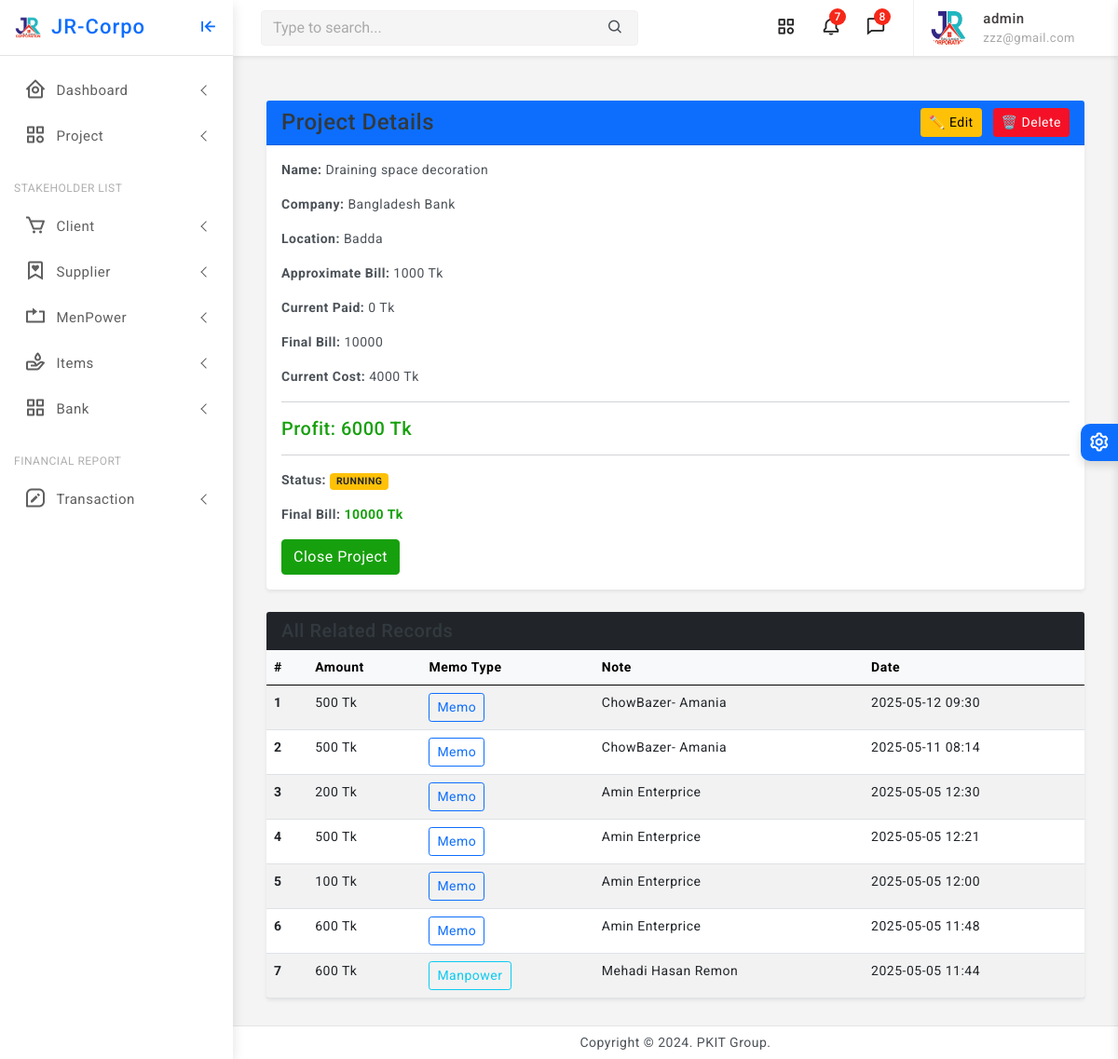
/project/1/records/ (signed in), run on an earlier commit of the app's database.
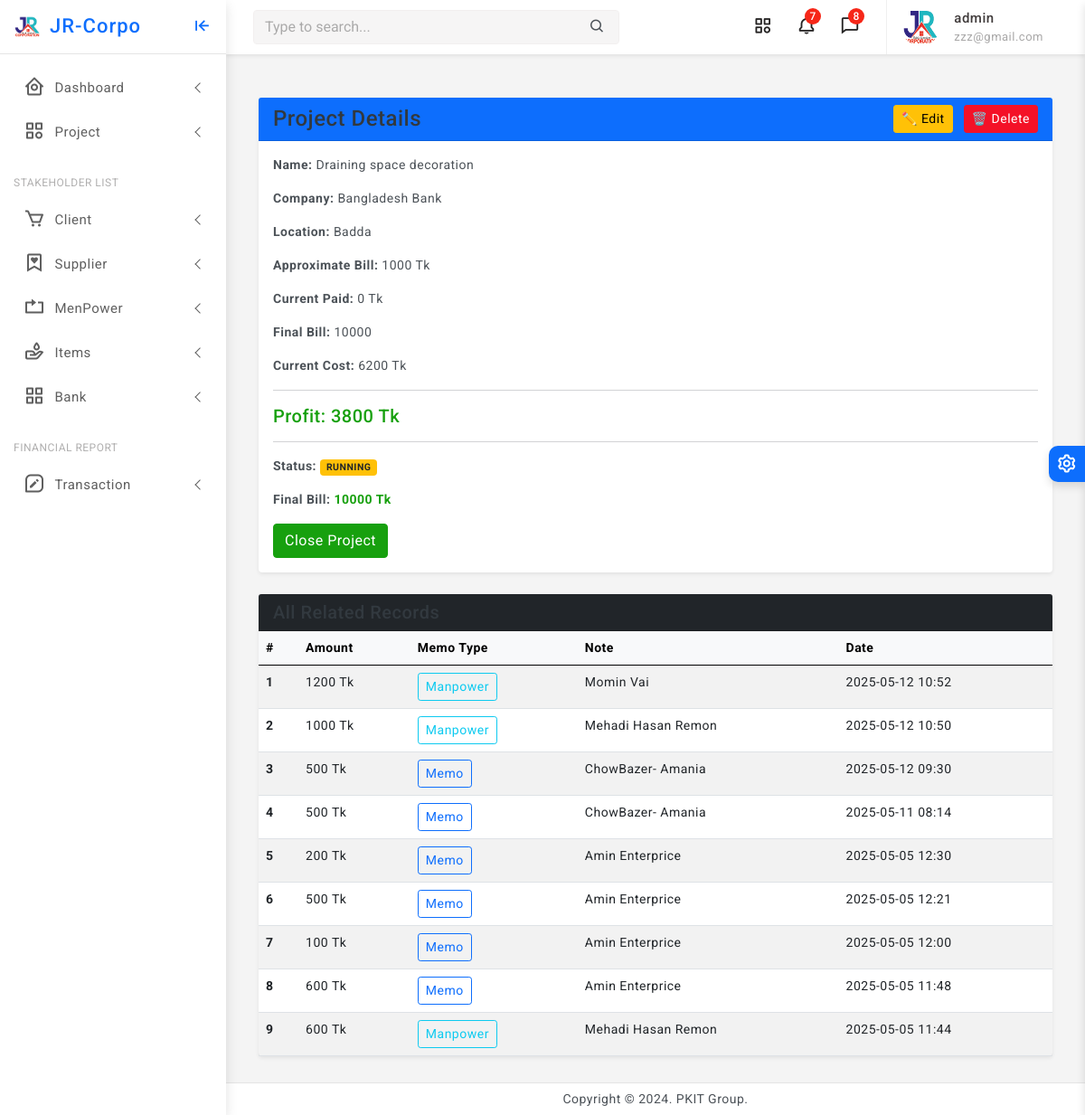
And on a later commit of the database.
### core/models.py (models this page shows, shortened)
class Project(models.Model):
    STATUS_CHOICES = [
        ('RUNNING', 'Running'),
        ('TRIAL', 'Trial Period'),
        ('CLOSED', 'Closed'),
        ('OTHER', 'Other'),
    ]
    company = models.ForeignKey(Company, on_delete=models.CASCADE, related_name='projects')
    name = models.CharField(max_length=255)
    location = models.CharField(max_length=255)
    approximate_bill = models.PositiveIntegerField(default=0)
    current_cost = models.PositiveIntegerField(default=0, null=True, blank=True)
    final_bill = models.PositiveIntegerField(default=0, null=True, blank=True)
    current_paid = models.PositiveIntegerField(default=0, null=True, blank=True)
    created_at = models.DateTimeField(auto_now_add=True)
    updated_at = models.DateTimeField(auto_now=True)
    status = models.CharField(max_length=10, null=True, blank=True, choices=STATUS_CHOICES, default='RUNNING')
    @property
    def profit_or_loss(self):
        if self.final_bill is not None and self.current_cost is not None:
            return self.final_bill - self.current_cost
        return 0

class Record(models.Model):
    memo = models.ForeignKey(
        'Memo',
        on_delete=models.CASCADE,
        null=True,
        blank=True,
        related_name='records'
    )
    manpower = models.ForeignKey(
        'ManpowerMemo',
        on_delete=models.CASCADE,
        null=True,
        blank=True,
        related_name='records'
    )
    project = models.ForeignKey('Project', on_delete=models.CASCADE)
    amount = models.PositiveIntegerField()
    created_at = models.DateTimeField(auto_now_add=True)

class Memo(models.Model):
    project = models.ForeignKey(Project, on_delete=models.CASCADE, related_name='item_memos')
    supplier = models.ForeignKey(Supplier, on_delete=models.CASCADE, related_name='memos')
    items = models.ManyToManyField(Item, related_name='memos')
    amount = models.PositiveIntegerField(default=0)
    payment_balance = models.DecimalField(max_digits=12, decimal_places=2, null=True, blank=True)
    created_at = models.DateTimeField(auto_now_add=True)
    updated_at = models.DateTimeField(auto_now=True)

class Organization(models.Model):
    name = models.CharField(max_length=255, unique=True)
    location = models.CharField(max_length=255)
    phone = models.CharField(max_length=20)
    logo = models.ImageField(upload_to='media/logos/', blank=True, null=True)
    created_at = models.DateTimeField(auto_now_add=True)
    updated_at = models.DateTimeField(auto_now=True)
    class Meta:
        abstract = True

class Supplier(Organization):
    pass

class ManpowerMemo(models.Model):
    project = models.ForeignKey(Project, on_delete=models.CASCADE, related_name='manpower_memos')
    worker = models.ForeignKey(MenPower, on_delete=models.CASCADE, related_name='memos')
    amount = models.PositiveIntegerField(default=0)
    payment_balance = models.PositiveIntegerField(default=0)
    created_at = models.DateTimeField(auto_now_add=True)
    updated_at = models.DateTimeField(auto_now=True)

class MenPower(Organization):
    pass

class Company(Organization):
    pass

### core/views.py (the view)
# urls.py: path('project/<int:project_id>/records/', views.project_record_detail, name='project_record_detail'),
@staff_required
def project_record_detail(request, project_id):
    project = get_object_or_404(Project, id=project_id)
    records = Record.objects.filter(project=project).order_by('-created_at')
    return render(request, 'project/project_record_detail.html', {
        'project': project,
        'records': records,
    })

### core/views.py (called while the page is built)
def staff_required(view_func):
    return user_passes_test(lambda u: u.is_authenticated and u.is_staff)(view_func)

### core/templates/project/project_record_detail.html (shortened to what the changed rows need)
{% extends 'partials/base0.html' %}
{% load static %}
{% block content %}
<div class="container my-4">
    <div class="card shadow-sm mb-4">
        <div class="card-body">
            <p><strong>Name:</strong> {{ project.name }}</p>
            <p><strong>Company:</strong> {{ project.company.name }}</p>
            <p><strong>Location:</strong> {{ project.location }}</p>
            <p><strong>Approximate Bill:</strong> {{ project.approximate_bill|default:"0" }} Tk</p>
            <p><strong>Current Paid:</strong> {{ project.current_paid|default:"0" }} Tk</p>
            <p><strong>Final Bill:</strong> {{ project.final_bill|default:"-" }}</p>
            <p><strong>Current Cost:</strong> {{ project.current_cost|default:"0" }} Tk</p>
            <hr>
            <h5 class="{% if project.profit_or_loss < 0 %}text-danger{% else %}text-success{% endif %}">
                {% if project.profit_or_loss < 0 %}
                    Loss: {{ project.profit_or_loss }} Tk
                {% else %}
                    Profit: {{ project.profit_or_loss }} Tk
                {% endif %}
            </h5>
            <hr>
            <p><strong>Status:</strong>
                <span class="badge
                    {% if project.status == 'CLOSED' %}
                        bg-danger
                    {% elif project.status == 'RUNNING' %}
                        bg-warning text-dark
                    {% elif project.status == 'TRIAL' %}
                        bg-info text-dark
                    {% else %}
                        bg-secondary
                    {% endif %}
                ">
                    {{ project.status|capfirst }}
                </span>
            </p>
            {% if not project.final_bill %}
                <form method="post" action="{% url 'make_final_bill' project.pk %}" class="d-flex align-items-center gap-2 mt-2">
                    {% csrf_token %}
                    <input type="number" name="final_bill" step="0.01" placeholder="Enter Final Bill" class="form-control form-control-sm" required style="width: 200px;">
                    <button type="submit" class="btn btn-sm btn-success">Make Final Bill</button>
                </form>
            {% else %}
                <p><strong>Final Bill:</strong>
                    <span class="text-success fw-bold">{{ project.final_bill }} Tk</span>
                </p>
            {% endif %}
            {% if project.status != 'CLOSED' %}
                <form method="post" action="{% url 'close_project' project.pk %}" class="mt-3">
                    <button type="submit" class="btn btn-success">Close Project</button>
                </form>
            {% else %}
                <div class="alert alert-danger text-center fw-bold mt-3">
                    Project is Closed
                </div>
            {% endif %}
        </div>
    </div>
    <div class="card shadow-sm">
        <div class="card-body p-0">
            <table class="table table-striped table-hover mb-0">
                <thead class="table-light">
                    <tr>
                        <th scope="col">#</th>
                        <th scope="col">Amount</th>
                        <th scope="col">Memo Type</th>
                        <th scope="col">Note</th>
                        <th scope="col">Date</th>
                    </tr>
                </thead>
                <tbody>
                    {% for record in records %}
                        <tr>
                            <th scope="row">{{ forloop.counter }}</th>
                            <td>{{ record.amount }} Tk</td>
                            <td>
                                {% if record.memo %}
                                    <a href="{% url 'memo_detail' record.memo.pk %}" class="btn btn-sm btn-outline-primary">Memo</a>
                                {% endif %}
                                {% if record.manpower %}
                                    <a href="{% url 'manpowermemo_detail' record.manpower.pk %}" class="btn btn-sm btn-outline-info">Manpower</a>
                                {% endif %}
                            </td>
                            <td>{{ record.memo.supplier.name }}{{ record.manpower.worker.name}}</td>
                            <td>{{ record.created_at|date:"Y-m-d H:i" }}</td>
                        </tr>
                    {% empty %}
                        <tr>
                            <td colspan="5" class="text-center text-muted">No records found for this project.</td>
                        </tr>
                    {% endfor %}
                </tbody>
            </table>
        </div>
    </div>
</div>
{% endblock %}

What changed in the data, as far as the page shows it:
changed Project "Draining space decoration": current_cost "4000" → "6200"; profit_or_loss "6000" → "3800"
added Record: amount "1200", shows "Manpower", manpower.worker.name "Momin Vai", created_at "2025-05-12 10:52"
added Record: amount "1000", shows "Manpower", manpower.worker.name "Mehadi Hasan Remon", created_at "2025-05-12 10:50"
